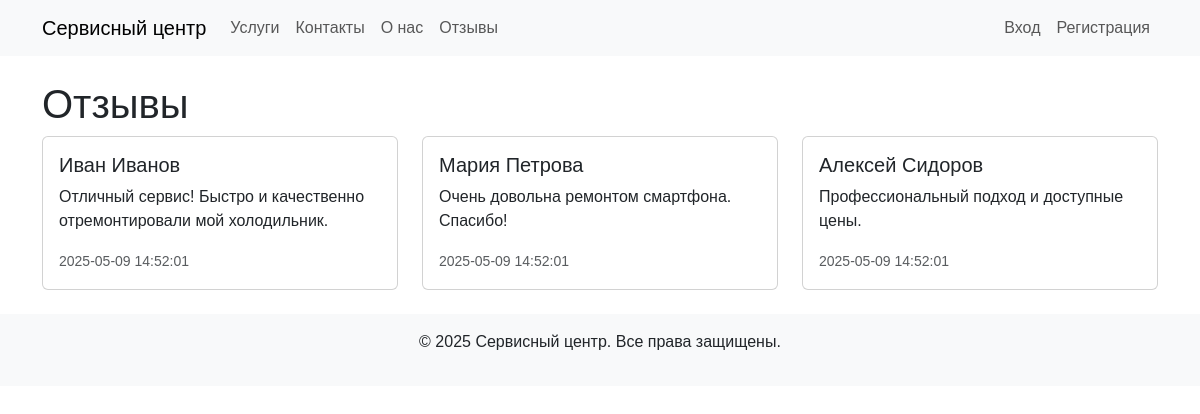
Screenshot of /reviews.php with the database file from the repository.
### tables this page shows
CREATE TABLE reviews (
    id INT AUTO_INCREMENT PRIMARY KEY,
    author VARCHAR(255) NOT NULL,
    text TEXT NOT NULL,
    created_at TIMESTAMP DEFAULT CURRENT_TIMESTAMP
);

### public/reviews.php (the view)
<?php
require_once 'includes/header.php';
require_once 'includes/db.php';
$reviews = $pdo->query('SELECT * FROM reviews')->fetchAll();
?>
<h1>Отзывы</h1>
<div class="row">
    <?php foreach ($reviews as $review): ?>
        <div class="col-md-4">
            <div class="card">
                <div class="card-body">
                    <h5 class="card-title"><?php echo $review['author']; ?></h5>
                    <p class="card-text"><?php echo $review['text']; ?></p>
                    <p class="card-text"><small class="text-muted"><?php echo $review['created_at']; ?></small></p>
                </div>
            </div>
        </div>
    <?php endforeach; ?>
</div>
<?php
require_once 'includes/footer.php';
?>

### public/assets/css/style.css (style rules this page uses)
body { font-family: Arial, sans-serif; }

### rows the page displays
reviews: author "Иван Иванов", text "Отличный сервис! Быстро и качественно отремонтировали мой холодильник.", created_at "2025-05-09 14:52:01"
reviews: author "Мария Петрова", text "Очень довольна ремонтом смартфона. Спасибо!", created_at "2025-05-09 14:52:01"
reviews: author "Алексей Сидоров", text "Профессиональный подход и доступные цены.", created_at "2025-05-09 14:52:01"
